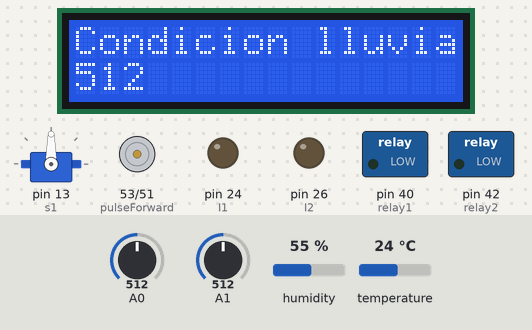
A sketch run on a simulated Arduino Mega 2560, built with avr-gcc and run on an emulated ATmega2560. Shown: 16×2 character LCD, servo, motor-driver pin pairs drawn as motors (green arrow = first pin HIGH = forward, orange = second pin HIGH = backward, longer = more drive, scaled by the enable pin), switched loads named in the sketch (green lamp = pin HIGH), output pins drawn as LEDs (lit = HIGH). The test bench sets the inputs (shaded band); at power-on: humidity 55 %, A0 = 512, A1 = 512, temperature 24 °C. What the sketch prints to the serial monitor is not drawn.

Above: at 4.2 s.
4.3 s: humidity set to 22 %
At 9.5 s:
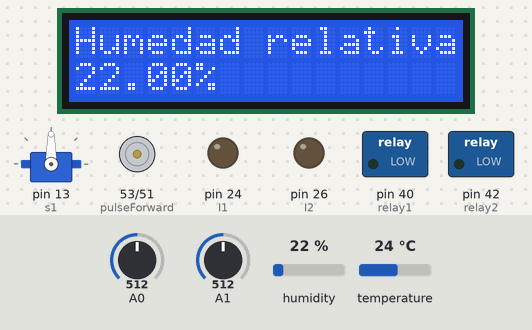
16.6 s: A0 set to 716
At 28.1 s:
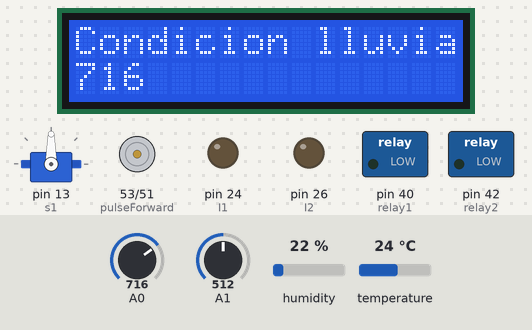
30.6 s: A1 set to 546
At 36.7 s:
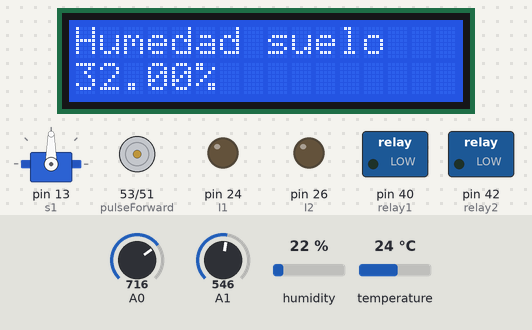
40.7 s: A1 set to 570
At 49.0 s:
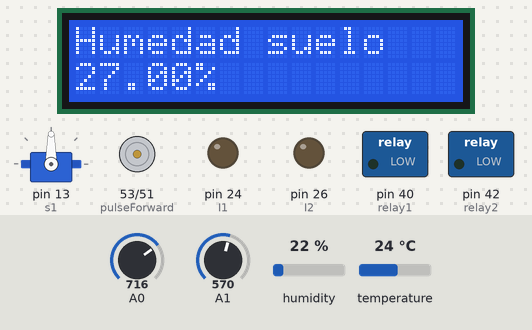
52.7 s: temperature set to 12 °C
At 55.5 s:
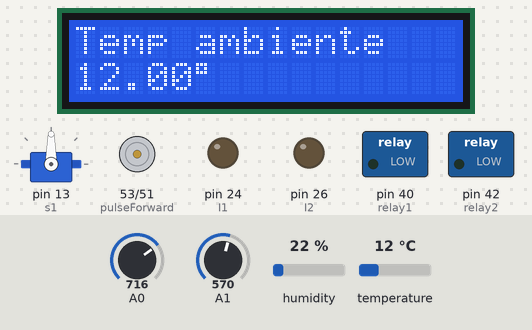
61.7 s: A0 set to 992
At 64.5 s:
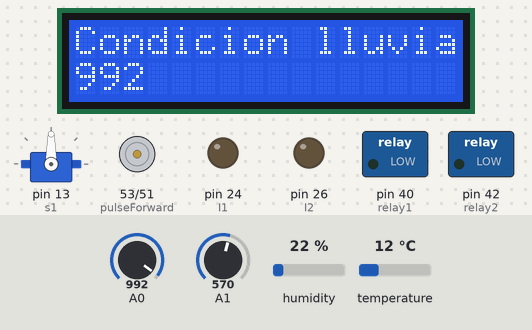
Timing chart, 0 to 66.0 s (numbered marks = the images above; inputs shaded):
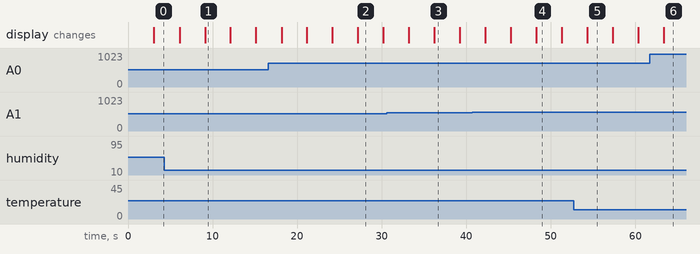

Measured:
- what the display in image 1 shows lasts 3.0 s, from 9.1 s to 12.1 s

The sketch:

temp+humV2.ino
```cpp
  //Libraries
#include <SD.h>
#include <LiquidCrystal.h>
#include <DHT.h>
#include <Servo.h>

#define DHTPIN 10 // set the DHT Pin
#define DHTTYPE DHT22 // set the sensor type between DHT11 or DHT22

#define I1 24  // Control pin 1 for motor 1
#define I2 26  // Control pin 2 for motor 1
#define E1 28  // Enable Pin for motor 1

//Objects
LiquidCrystal lcd(7,6,5,4,3,2);
//LiquidCrystal lcd(33,31,29,27,25,23);
DHT dht(DHTPIN, DHTTYPE);
Servo s1;

//Digital Sensor variables
const int maxHum = 60;
const int maxTemp = 40;
const int dryValue = 260;
const int wetValue = 680;
const int percentageDryValue = 100;
const int percentageWetValue = 0;
const int lapse = 3000;

//Relay variables
const int relay1 = 40;
const int relay2 = 42;

//Motor control variables
const int pulseForward = 53;     // the number of the pushbutton pin
const int pulseBackward = 51;      // the number of the LED pin
const int timer = 5000;
const int pause = 1000;

//Motor DC speed control
const int sL = 153;
const int sH = 255;

void soilHumidity() {

  int rawValue = 0;
  float soil = 0;

  rawValue = analogRead(A1);
  soil = map(rawValue, dryValue, wetValue, percentageDryValue, percentageWetValue);
  //LCD prints soil humidity data
  lcd.print("Humedad suelo");
  lcd.setCursor(0,1);
  lcd.print(soil);
  lcd.print("%");
  delay(lapse);
  lcd.clear();

  Serial.print(" Humedad del suelo : ");
  Serial.print(soil);
  Serial.print("%");
  Serial.println();

  if( soil < 30 ) {
    lcd.clear();
    lcd.print("Requires water");
    lcd.setCursor(0,1);
    lcd.print("Water pump on");
    lcd.clear();
    digitalWrite (pulseForward, LOW);

  }
  else
    Serial.println("Bomba iniciada ");

  // read the state of the pushbutton value:
  //buttonState = digitalRead(pulsePin);
  digitalWrite (pulseForward, HIGH);

}

void rainSensor() {

  int rainData = analogRead(A0);

  //LCD prints rain sensor data
  lcd.clear();
  lcd.print("Condicion lluvia");
  lcd.setCursor(0,1);
  lcd.print(rainData);
  delay(lapse);
  lcd.clear();

  // Serial data
  Serial.print(" Sensor de lluvia : ");
  Serial.print(rainData);
  Serial.print(" | ");

}

void environmentSensor(){

  float h = dht.readHumidity();
  //read temperature in Celsius
  float t = dht.readTemperature();
  //read temperature in Farenheit
  //float f = dht.readTemperature(true);

  if (isnan(h) || isnan(t)) {
    lcd.print("ERROR");
    return;
  }

  Serial.print("Temperatura ambiente: ");
  Serial.print(t);
  Serial.print("° Celsius");
  Serial.print(" | ");
  Serial.print(" Humedad relativa :");
  Serial.print(h);
  Serial.print("%");
  Serial.print(" | ");

  //LCD prints environment temperature data
  lcd.print("Temp ambiente");
  lcd.setCursor(0,1);
  lcd.print(t);
  lcd.print((char)223);
  delay(lapse);
  lcd.clear();

  //LCD prints environment humidity data
  lcd.print("Humedad relativa");
  lcd.setCursor(0,1);
  lcd.print(h);
  lcd.print("%");
  delay(lapse);
  lcd.clear();

}

void setup() {

  // LCD 16x2
  lcd.begin(16, 2);
  lcd.print("AGRICULTURA");
  lcd.setCursor(0, 1);
  lcd.print("DE PRECISION");
  delay(3000);
  lcd.clear();

  //Sensor DHT Humidity and temperature
  dht.begin();

  //Servor motor
  s1.attach(13,600,1500);

  //Serial monitor
  Serial.begin(9600);

  // DC Motor control Water pump
  pinMode(pulseForward, OUTPUT);
  pinMode(pulseBackward, OUTPUT);

  // Relay control - water supply
  pinMode(relay1, OUTPUT);
  pinMode(relay2, OUTPUT);

  //Motor variable speed
  pinMode(I1, OUTPUT);
  pinMode(I2, OUTPUT);
  pinMode(E1, OUTPUT);

}

void servoMotor(){
  //Servo motor
  s1.write(0);
  delay(100);
  s1.write(90);
  delay(100);
  s1.write(180);
  delay(100);

  //Relay
  digitalWrite (relay1, HIGH);
  digitalWrite (relay2, LOW);
  delay(100);
  digitalWrite (relay1, LOW);
  digitalWrite (relay2, HIGH);
  delay(100);

}

void motorControl(){
  //Speed Control motor DC
  analogWrite(E1, sL); // Run in half speed
  digitalWrite(I1, HIGH);
  digitalWrite(I2, LOW);
  delay(10000);

  digitalWrite(E1, LOW);
  delay(200);

  analogWrite(E1, sH);  // Run in full speed
  digitalWrite(I1, LOW);
  digitalWrite(I2, HIGH);

}

void loop() {

  rainSensor();
  environmentSensor();
  soilHumidity();

}
```

main.cpp
```cpp
#include <Arduino.h>


//Asignacion de pines del 74HC595 que controla las filas
const int rowData  = 2;
const int rowLatch = 3;
const int rowClock = 4;

//Asignacion de pines del 74HC595 que controla las columnas
const int colData  = 5;
const int colLatch = 6;
const int colClock = 7;

//Tamano matriz
const byte rows = 8;
const byte cols = 8;

//variable generica
byte data = B00000000;

//arreglo de bits para prueba de patrones
byte bits[rows] = {
                  B00000001,
                  B00000011,
                  B00000111,
                  B00001111,
                  B00011111,
                  B00111111,
                  B01111111,
                  B11111111
                            };


//Arreglo para filas y columnas
byte dataRow;
byte dataCol;

#define t 100

//Funcion de inicializacion del IC 74HC595 usado para las filas
void writeRow(byte data){

   shiftOut(rowData, rowClock, LSBFIRST, data);
   digitalWrite(rowLatch, HIGH);
   digitalWrite(rowLatch, LOW);

}

//Funcion de inicializacion del IC 74HC595 usado para las columnas
void writeCol(int data){

   shiftOut(colData, colClock, LSBFIRST, data);
   digitalWrite(colLatch, LOW);
   digitalWrite(colLatch, HIGH);

}

/*

funcion para probar todos los leds de la matrix, establece los valores de las filas en 1 y de cada una de las columnas en 0, de este modo la dupla fila 1,columna 0 enciende cada fila.
Si por ejemplo se cambia el valor de la n-fila a 0 y se mantiene todos los valores de la columna en 0 se apagara la n-fila colocada en 0 esto es:

   writeRow(B01111111);
   writeCol(B00000000);

   Resultado en la matriz de leds

      C1  C2  C3  C4  C5  C6  C7  C8
    F1 0   0   0   0   0   0   0   0
    F2 1   1   1   1   1   1   1   1
    F3 1   1   1   1   1   1   1   1
    F4 1   1   1   1   1   1   1   1
    F5 1   1   1   1   1   1   1   1
    F6 1   1   1   1   1   1   1   1
    F7 1   1   1   1   1   1   1   1
    F8 1   1   1   1   1   1   1   1

  La configuracion "opuesta" es decir, todas las filas en 1 y la primera columna en 1 resultara:

   writeRow(B11111111);
   writeCol(B10000000);

   Resultado en la matriz de leds

      C1  C2  C3  C4  C5  C6  C7  C8
    F1 0   1   1   1   1   1   1   1
    F2 0   1   1   1   1   1   1   1
    F3 0   1   1   1   1   1   1   1
    F4 0   1   1   1   1   1   1   1
    F5 0   1   1   1   1   1   1   1
    F6 0   1   1   1   1   1   1   1
    F7 0   1   1   1   1   1   1   1
    F8 0   1   1   1   1   1   1   1

  De este modo hemos establecido cual es la fila y columna 1 respecto de la matriz de LEDS.

  Es importante tener en cuenta que esta configuracion depende de los valores que determinenos para la combinacion de la dupla de paramtros LSBFIRST/MSBFIRST, MSBFIRST/LSBFIRST, MSBFIRST/MSBFIRST, LSBFIRST/LSBFIRST
   sobre las funciones writeRow/writeCol determinara el orden de punto de coordenadas (0,0) para la orientacion de tablero en particular.
*/
void turnOnFullMatrix(){

  // Se enciende todo el tablero 8x8 para probar la matriz de leds
  // La funcion asigna el bit del primer estado binario para las filas - enciende una esquina cruza estados fila/columna
  // La funcion asigna el bit de primer estado binario para las columnas

   writeRow(B01111111);
   writeCol(B00000000);
   delay(3000);

}

//funcion para apagar todos los leds de la matriz, establece todas las filas y columnas en bits de valor 0
void turnOffAllMatrix(){

  // Se borra todo el tablero 8x8
   writeRow(B00000000);
   writeCol(B00000000);
   delay(1000);

}

//funcion para probar el recorrido de filas y columnas por medio de ciclos
void scanArray(){

  for(int i = 0; i<8; i++){

    dataRow = bits[i];

    writeRow(dataRow);
    Serial.println(dataRow, BIN);
    delay(1);
    writeCol(dataCol);
    delay(500);

    for(int j = 0; j<8; j++){

    dataCol = bits[j];
    writeCol(dataCol);
    delay(1);
    writeCol(dataRow);
    delay(500);

    }
  }
}

//Funcion para determinar visualmente cual es la coordenada (0,0) del tablero de lEDS
void cornerTest(){

  //identifica el primer led prendiendo mas tiempo
   writeRow(B00000001);
   writeCol(B01111111);
   delay(3000);
   writeRow(B00000001);
   writeCol(B11111110);
   delay(200);
   writeRow(B10000000);
   writeCol(B11111110);
   delay(200);
   writeRow(B10000000);
   writeCol(B01111111);
   delay(200);
}

//funcion setup arduino se ejecuta al inicio una vez
void setup(){

  Serial.begin(9600);
  //Asignacion puertos IC 74HC595 como salida para el control de filas
   pinMode(rowData, OUTPUT);
   pinMode(rowLatch, OUTPUT);
   pinMode(rowClock, OUTPUT);
  //Asignacion puertos IC 74HC595 como salida para el control de columnas
   pinMode(colData, OUTPUT);
   pinMode(colLatch, OUTPUT);
   pinMode(colClock, OUTPUT);

   cornerTest();

}

//Funcion ciclica de arduino
void loop(){


   writeRow(B10000000);
   writeCol(B00111111);
   delay(10);
   writeRow(B01000000);
   writeCol(B00011111);
   delay(10);

}
```
